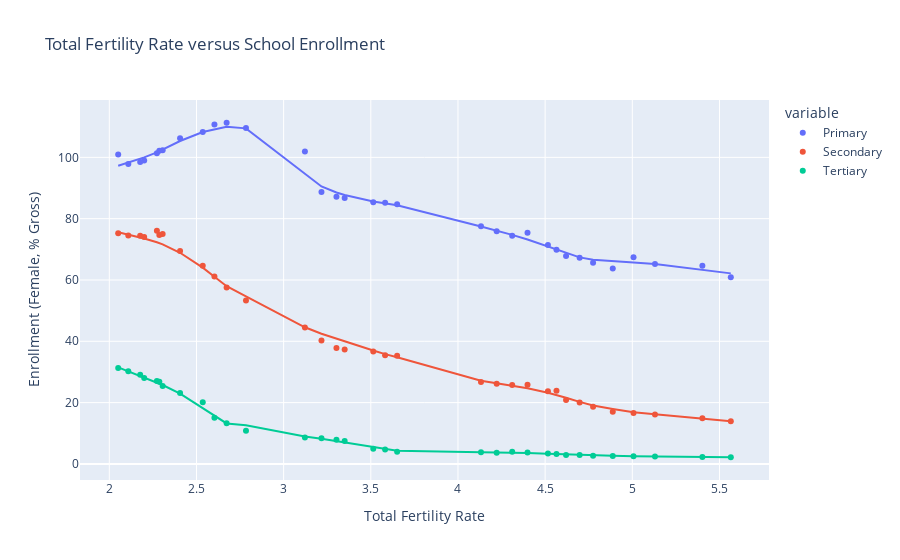

Notebook source saved alongside this figure:
### Code cell
vars = {
    "SP.DYN.TFRT.IN": "Total Fertility Rate",
    "SE.PRM.ENRR.FE": "Primary",
    "SE.SEC.ENRR.FE": "Secondary",
    "SE.TER.ENRR.FE": "Tertiary"
}

school = wbdata.get_dataframe(vars,country='IND').dropna().sort_index()

px.scatter(school, 
           x="Total Fertility Rate", 
           y=["Primary",
              "Secondary",
              "Tertiary"
             ], 
           labels={
               'value': 'Enrollment (Female, % Gross)'
           },
           title='Total Fertility Rate versus School Enrollment',
           # adjust trendline and trendline_options as necessary
           trendline="lowess",
           trendline_options=dict(frac=0.3)
          )
#school
#plt.scatter('Total Fertility Rate', 'Secondary School Enrollment (Female, % Gross)', data=school)
#plt.title('Total Fertility Rate versus Secondary School Enrollment')
#plt.xlabel('Total Fertility Rate')
#plt.ylabel('Secondary School Enrollment (Female, % Gross)')

### Figure 1 — Plotly figure (JSON) as saved in the notebook; plotly's stock layout.template omitted (floating-point values rounded to 4 significant figures)
{"data": [{"hovertemplate": "variable=Primary<br>Total Fertility Rate=%{x}<br>Enrollment (Female, % Gross)=%{y}<extra></extra>", "legendgroup": "Primary", "marker": {"color": "#636efa", "symbol": "circle"}, "mode": "markers", "name": "Primary", "orientation": "v", "showlegend": true, "type": "scatter", "x": [5.565, 5.402, 5.13, 5.007, 4.888, 4.775, 4.698, 4.62, 4.565, 4.516, 4.399, 4.311, 4.222, 4.132, 3.651, 3.582, 3.514, 3.35, 3.303, 3.217, 3.122, 2.784, 2.673, 2.603, 2.536, 2.406, 2.306, 2.287, 2.273, 2.2, 2.177, 2.109, 2.051], "xaxis": "x", "y": [60.93, 64.6, 65.19, 67.39, 63.71, 65.61, 67.29, 67.8, 69.86, 71.38, 75.38, 74.42, 75.91, 77.51, 84.72, 85.2, 85.34, 86.76, 87.15, 88.69, 101.9, 109.6, 111.3, 110.7, 108.3, 106.2, 102.3, 102.2, 101.3, 99.0, 98.46, 97.81, 100.9], "yaxis": "y"}, {"hovertemplate": "<b>LOWESS trendline</b><br><br>variable=Primary<br>Total Fertility Rate=%{x}<br>Enrollment (Female, % Gross)=%{y} <b>(trend)</b><extra></extra>", "legendgroup": "Primary", "marker": {"color": "#636efa", "symbol": "circle"}, "mode": "lines", "name": "Primary", "showlegend": false, "type": "scatter", "x": [2.051, 2.109, 2.177, 2.2, 2.273, 2.287, 2.306, 2.406, 2.536, 2.603, 2.673, 2.784, 3.122, 3.217, 3.303, 3.35, 3.514, 3.582, 3.651, 4.132, 4.222, 4.311, 4.399, 4.516, 4.565, 4.62, 4.698, 4.775, 4.888, 5.007, 5.13, 5.402, 5.565], "xaxis": "x", "y": [97.27, 98.29, 99.56, 100.0, 101.6, 102.0, 102.6, 105.3, 108.2, 109.1, 110.0, 109.5, 94.78, 90.5, 88.53, 87.74, 85.59, 84.98, 84.34, 77.47, 76.2, 74.71, 73.2, 71.02, 70.05, 68.84, 67.38, 66.58, 66.25, 65.71, 65.18, 63.29, 62.15], "yaxis": "y"}, {"hovertemplate": "variable=Secondary<br>Total Fertility Rate=%{x}<br>Enrollment (Female, % Gross)=%{y}<extra></extra>", "legendgroup": "Secondary", "marker": {"color": "#EF553B", "symbol": "circle"}, "mode": "markers", "name": "Secondary", "orientation": "v", "showlegend": true, "type": "scatter", "x": [5.565, 5.402, 5.13, 5.007, 4.888, 4.775, 4.698, 4.62, 4.565, 4.516, 4.399, 4.311, 4.222, 4.132, 3.651, 3.582, 3.514, 3.35, 3.303, 3.217, 3.122, 2.784, 2.673, 2.603, 2.536, 2.406, 2.306, 2.287, 2.273, 2.2, 2.177, 2.109, 2.051], "xaxis": "x", "y": [13.92, 14.88, 16.08, 16.61, 17.03, 18.67, 20.0, 20.89, 23.85, 23.68, 25.83, 25.73, 26.19, 26.75, 35.3, 35.47, 36.64, 37.32, 37.78, 40.28, 44.5, 53.31, 57.52, 61.1, 64.67, 69.48, 75.04, 74.69, 76.04, 74.06, 74.43, 74.52, 75.28], "yaxis": "y"}, {"hovertemplate": "<b>LOWESS trendline</b><br><br>variable=Secondary<br>Total Fertility Rate=%{x}<br>Enrollment (Female, % Gross)=%{y} <b>(trend)</b><extra></extra>", "legendgroup": "Secondary", "marker": {"color": "#EF553B", "symbol": "circle"}, "mode": "lines", "name": "Secondary", "showlegend": false, "type": "scatter", "x": [2.051, 2.109, 2.177, 2.2, 2.273, 2.287, 2.306, 2.406, 2.536, 2.603, 2.673, 2.784, 3.122, 3.217, 3.303, 3.35, 3.514, 3.582, 3.651, 4.132, 4.222, 4.311, 4.399, 4.516, 4.565, 4.62, 4.698, 4.775, 4.888, 5.007, 5.13, 5.402, 5.565], "xaxis": "x", "y": [75.59, 74.84, 73.87, 73.52, 72.31, 72.06, 71.64, 68.87, 64.04, 61.08, 57.97, 54.67, 44.57, 42.46, 40.83, 39.96, 36.99, 35.82, 34.79, 27.12, 26.3, 25.51, 24.7, 23.21, 22.54, 21.57, 20.23, 19.06, 17.94, 16.85, 16.18, 14.76, 13.93], "yaxis": "y"}, {"hovertemplate": "variable=Tertiary<br>Total Fertility Rate=%{x}<br>Enrollment (Female, % Gross)=%{y}<extra></extra>", "legendgroup": "Tertiary", "marker": {"color": "#00cc96", "symbol": "circle"}, "mode": "markers", "name": "Tertiary", "orientation": "v", "showlegend": true, "type": "scatter", "x": [5.565, 5.402, 5.13, 5.007, 4.888, 4.775, 4.698, 4.62, 4.565, 4.516, 4.399, 4.311, 4.222, 4.132, 3.651, 3.582, 3.514, 3.35, 3.303, 3.217, 3.122, 2.784, 2.673, 2.603, 2.536, 2.406, 2.306, 2.287, 2.273, 2.2, 2.177, 2.109, 2.051], "xaxis": "x", "y": [2.173, 2.215, 2.426, 2.499, 2.587, 2.668, 2.887, 2.869, 3.22, 3.399, 3.731, 3.928, 3.628, 3.803, 3.971, 4.708, 4.949, 7.509, 7.845, 8.342, 8.575, 10.81, 13.29, 15.06, 20.09, 23.16, 25.4, 26.82, 27.04, 28.04, 29.06, 30.22, 31.29], "yaxis": "y"}, {"hovertemplate": "<b>LOWESS trendline</b><br><br>variable=Tertiary<br>Total Fertility Rate=%{x}<br>Enrollment (Female, % Gross)=%{y} <b>(trend)</b><extra></extra>", "legendgroup": "Tertiary", "marker": {"color": "#00cc96", "symbol": "circle"}, "mode": "lines", "name": "Tertiary", "showlegend": false, "type": "scatter", "x": [2.051, 2.109, 2.177, 2.2, 2.273, 2.287, 2.306, 2.406, 2.536, 2.603, 2.673, 2.784, 3.122, 3.217, 3.303, 3.35, 3.514, 3.582, 3.651, 4.132, 4.222, 4.311, 4.399, 4.516, 4.565, 4.62, 4.698, 4.775, 4.888, 5.007, 5.13, 5.402, 5.565], "xaxis": "x", "y": [31.48, 30.21, 28.7, 28.19, 26.53, 26.2, 25.74, 22.9, 18.1, 15.72, 13.2, 12.63, 8.969, 8.203, 7.395, 6.945, 5.458, 4.857, 4.299, 3.822, 3.78, 3.665, 3.553, 3.333, 3.21, 3.072, 2.897, 2.76, 2.635, 2.513, 2.424, 2.249, 2.143], "yaxis": "y"}], "layout": {"legend": {"title": {"text": "variable"}, "tracegroupgap": 0}, "title": {"text": "Total Fertility Rate versus School Enrollment"}, "xaxis": {"anchor": "y", "domain": [0, 1], "title": {"text": "Total Fertility Rate"}}, "yaxis": {"anchor": "x", "domain": [0, 1], "title": {"text": "Enrollment (Female, % Gross)"}}}}
